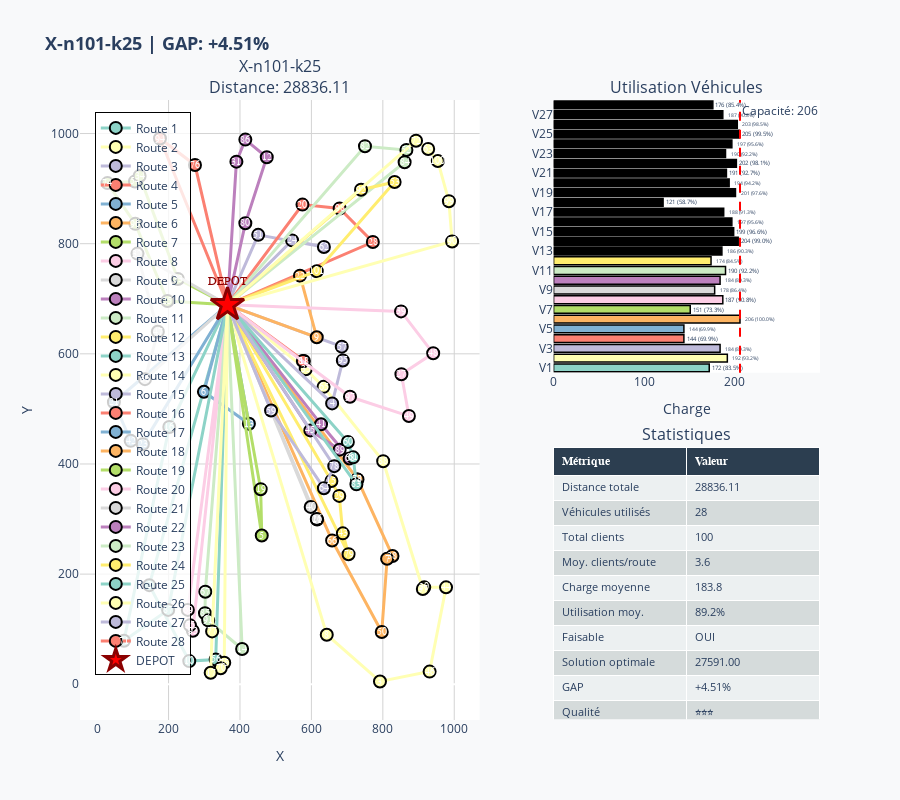

The notebook cell this image was saved under:
### Code cell
# Visualisation Plotly interactive avec NetworkX
if solution:
    plot_solution(solution, title=INSTANCE_NAME, optimal_cost=optimal_cost)

### Figure 1 — Plotly figure (JSON) as saved in the notebook; plotly's stock layout.template omitted (floating-point values rounded to 4 significant figures)
{"data": [{"hovertemplate": "<b>Route %{text}</b><br>X: %{x}<br>Y: %{y}<extra></extra>", "line": {"color": "rgb(141,211,199)", "width": 3}, "marker": {"color": "rgb(141,211,199)", "line": {"color": "black", "width": 2}, "size": 12}, "mode": "lines+markers", "name": "Route 1", "showlegend": true, "text": ["1", "1", "1", "1", "1"], "type": "scatter", "x": [365, 146, 258, 332, 365], "xaxis": "x", "y": [689, 180, 42, 45, 689], "yaxis": "y"}, {"hovertemplate": "<b>Route %{text}</b><br>X: %{x}<br>Y: %{y}<extra></extra>", "line": {"color": "rgb(255,255,179)", "width": 3}, "marker": {"color": "rgb(255,255,179)", "line": {"color": "black", "width": 2}, "size": 12}, "mode": "lines+markers", "name": "Route 2", "showlegend": true, "text": ["2", "2", "2", "2", "2", "2", "2", "2", "2", "2", "2"], "type": "scatter", "x": [365, 643, 792, 931, 977, 916, 912, 801, 634, 584, 365], "xaxis": "x", "y": [689, 90, 5, 23, 176, 176, 173, 405, 540, 572, 689], "yaxis": "y"}, {"hovertemplate": "<b>Route %{text}</b><br>X: %{x}<br>Y: %{y}<extra></extra>", "line": {"color": "rgb(190,186,218)", "width": 3}, "marker": {"color": "rgb(190,186,218)", "line": {"color": "black", "width": 2}, "size": 12}, "mode": "lines+markers", "name": "Route 3", "showlegend": true, "text": ["3", "3", "3", "3", "3"], "type": "scatter", "x": [365, 685, 688, 658, 365], "xaxis": "x", "y": [689, 613, 588, 510, 689], "yaxis": "y"}, {"hovertemplate": "<b>Route %{text}</b><br>X: %{x}<br>Y: %{y}<extra></extra>", "line": {"color": "rgb(251,128,114)", "width": 3}, "marker": {"color": "rgb(251,128,114)", "line": {"color": "black", "width": 2}, "size": 12}, "mode": "lines+markers", "name": "Route 4", "showlegend": true, "text": ["4", "4", "4", "4"], "type": "scatter", "x": [365, 579, 576, 365], "xaxis": "x", "y": [689, 587, 587, 689], "yaxis": "y"}, {"hovertemplate": "<b>Route %{text}</b><br>X: %{x}<br>Y: %{y}<extra></extra>", "line": {"color": "rgb(128,177,211)", "width": 3}, "marker": {"color": "rgb(128,177,211)", "line": {"color": "black", "width": 2}, "size": 12}, "mode": "lines+markers", "name": "Route 5", "showlegend": true, "text": ["5", "5", "5", "5"], "type": "scatter", "x": [365, 425, 299, 365], "xaxis": "x", "y": [689, 473, 531, 689], "yaxis": "y"}, {"hovertemplate": "<b>Route %{text}</b><br>X: %{x}<br>Y: %{y}<extra></extra>", "line": {"color": "rgb(253,180,98)", "width": 3}, "marker": {"color": "rgb(253,180,98)", "line": {"color": "black", "width": 2}, "size": 12}, "mode": "lines+markers", "name": "Route 6", "showlegend": true, "text": ["6", "6", "6", "6", "6", "6", "6", "6"], "type": "scatter", "x": [365, 728, 729, 827, 812, 797, 658, 365], "xaxis": "x", "y": [689, 372, 372, 233, 228, 95, 261, 689], "yaxis": "y"}, {"hovertemplate": "<b>Route %{text}</b><br>X: %{x}<br>Y: %{y}<extra></extra>", "line": {"color": "rgb(179,222,105)", "width": 3}, "marker": {"color": "rgb(179,222,105)", "line": {"color": "black", "width": 2}, "size": 12}, "mode": "lines+markers", "name": "Route 7", "showlegend": true, "text": ["7", "7", "7", "7"], "type": "scatter", "x": [365, 461, 458, 365], "xaxis": "x", "y": [689, 270, 354, 689], "yaxis": "y"}, {"hovertemplate": "<b>Route %{text}</b><br>X: %{x}<br>Y: %{y}<extra></extra>", "line": {"color": "rgb(252,205,229)", "width": 3}, "marker": {"color": "rgb(252,205,229)", "line": {"color": "black", "width": 2}, "size": 12}, "mode": "lines+markers", "name": "Route 8", "showlegend": true, "text": ["8", "8", "8", "8", "8"], "type": "scatter", "x": [365, 268, 260, 254, 365], "xaxis": "x", "y": [689, 97, 107, 135, 689], "yaxis": "y"}, {"hovertemplate": "<b>Route %{text}</b><br>X: %{x}<br>Y: %{y}<extra></extra>", "line": {"color": "rgb(217,217,217)", "width": 3}, "marker": {"color": "rgb(217,217,217)", "line": {"color": "black", "width": 2}, "size": 12}, "mode": "lines+markers", "name": "Route 9", "showlegend": true, "text": ["9", "9", "9", "9", "9"], "type": "scatter", "x": [365, 616, 615, 598, 365], "xaxis": "x", "y": [689, 299, 300, 322, 689], "yaxis": "y"}, {"hovertemplate": "<b>Route %{text}</b><br>X: %{x}<br>Y: %{y}<extra></extra>", "line": {"color": "rgb(188,128,189)", "width": 3}, "marker": {"color": "rgb(188,128,189)", "line": {"color": "black", "width": 2}, "size": 12}, "mode": "lines+markers", "name": "Route 10", "showlegend": true, "text": ["10", "10", "10", "10", "10", "10"], "type": "scatter", "x": [365, 415, 475, 415, 390, 365], "xaxis": "x", "y": [689, 837, 957, 989, 949, 689], "yaxis": "y"}, {"hovertemplate": "<b>Route %{text}</b><br>X: %{x}<br>Y: %{y}<extra></extra>", "line": {"color": "rgb(204,235,197)", "width": 3}, "marker": {"color": "rgb(204,235,197)", "line": {"color": "black", "width": 2}, "size": 12}, "mode": "lines+markers", "name": "Route 11", "showlegend": true, "text": ["11", "11", "11", "11", "11", "11"], "type": "scatter", "x": [365, 303, 302, 311, 406, 365], "xaxis": "x", "y": [689, 168, 129, 116, 64, 689], "yaxis": "y"}, {"hovertemplate": "<b>Route %{text}</b><br>X: %{x}<br>Y: %{y}<extra></extra>", "line": {"color": "rgb(255,237,111)", "width": 3}, "marker": {"color": "rgb(255,237,111)", "line": {"color": "black", "width": 2}, "size": 12}, "mode": "lines+markers", "name": "Route 12", "showlegend": true, "text": ["12", "12", "12", "12", "12", "12"], "type": "scatter", "x": [365, 656, 678, 688, 704, 365], "xaxis": "x", "y": [689, 369, 342, 274, 236, 689], "yaxis": "y"}, {"hovertemplate": "<b>Route %{text}</b><br>X: %{x}<br>Y: %{y}<extra></extra>", "line": {"color": "rgb(141,211,199)", "width": 3}, "marker": {"color": "rgb(141,211,199)", "line": {"color": "black", "width": 2}, "size": 12}, "mode": "lines+markers", "name": "Route 13", "showlegend": true, "text": ["13", "13", "13", "13", "13"], "type": "scatter", "x": [365, 202, 75, 199, 365], "xaxis": "x", "y": [689, 467, 79, 135, 689], "yaxis": "y"}, {"hovertemplate": "<b>Route %{text}</b><br>X: %{x}<br>Y: %{y}<extra></extra>", "line": {"color": "rgb(255,255,179)", "width": 3}, "marker": {"color": "rgb(255,255,179)", "line": {"color": "black", "width": 2}, "size": 12}, "mode": "lines+markers", "name": "Route 14", "showlegend": true, "text": ["14", "14", "14", "14", "14", "14"], "type": "scatter", "x": [365, 356, 346, 318, 322, 365], "xaxis": "x", "y": [689, 39, 29, 21, 96, 689], "yaxis": "y"}, {"hovertemplate": "<b>Route %{text}</b><br>X: %{x}<br>Y: %{y}<extra></extra>", "line": {"color": "rgb(190,186,218)", "width": 3}, "marker": {"color": "rgb(190,186,218)", "line": {"color": "black", "width": 2}, "size": 12}, "mode": "lines+markers", "name": "Route 15", "showlegend": true, "text": ["15", "15", "15", "15", "15"], "type": "scatter", "x": [365, 546, 635, 451, 365], "xaxis": "x", "y": [689, 806, 794, 816, 689], "yaxis": "y"}, {"hovertemplate": "<b>Route %{text}</b><br>X: %{x}<br>Y: %{y}<extra></extra>", "line": {"color": "rgb(251,128,114)", "width": 3}, "marker": {"color": "rgb(251,128,114)", "line": {"color": "black", "width": 2}, "size": 12}, "mode": "lines+markers", "name": "Route 16", "showlegend": true, "text": ["16", "16", "16", "16", "16"], "type": "scatter", "x": [365, 772, 679, 575, 365], "xaxis": "x", "y": [689, 803, 864, 871, 689], "yaxis": "y"}, {"hovertemplate": "<b>Route %{text}</b><br>X: %{x}<br>Y: %{y}<extra></extra>", "line": {"color": "rgb(128,177,211)", "width": 3}, "marker": {"color": "rgb(128,177,211)", "line": {"color": "black", "width": 2}, "size": 12}, "mode": "lines+markers", "name": "Route 17", "showlegend": true, "text": ["17", "17", "17", "17", "17"], "type": "scatter", "x": [365, 128, 94, 47, 365], "xaxis": "x", "y": [689, 436, 442, 512, 689], "yaxis": "y"}, {"hovertemplate": "<b>Route %{text}</b><br>X: %{x}<br>Y: %{y}<extra></extra>", "line": {"color": "rgb(253,180,98)", "width": 3}, "marker": {"color": "rgb(253,180,98)", "line": {"color": "black", "width": 2}, "size": 12}, "mode": "lines+markers", "name": "Route 18", "showlegend": true, "text": ["18", "18", "18", "18"], "type": "scatter", "x": [365, 615, 568, 365], "xaxis": "x", "y": [689, 630, 742, 689], "yaxis": "y"}, {"hovertemplate": "<b>Route %{text}</b><br>X: %{x}<br>Y: %{y}<extra></extra>", "line": {"color": "rgb(179,222,105)", "width": 3}, "marker": {"color": "rgb(179,222,105)", "line": {"color": "black", "width": 2}, "size": 12}, "mode": "lines+markers", "name": "Route 19", "showlegend": true, "text": ["19", "19", "19", "19", "19", "19", "19", "19"], "type": "scatter", "x": [365, 197, 107, 29, 106, 119, 226, 365], "xaxis": "x", "y": [689, 696, 836, 910, 913, 923, 736, 689], "yaxis": "y"}, {"hovertemplate": "<b>Route %{text}</b><br>X: %{x}<br>Y: %{y}<extra></extra>", "line": {"color": "rgb(252,205,229)", "width": 3}, "marker": {"color": "rgb(252,205,229)", "line": {"color": "black", "width": 2}, "size": 12}, "mode": "lines+markers", "name": "Route 20", "showlegend": true, "text": ["20", "20", "20", "20", "20", "20", "20"], "type": "scatter", "x": [365, 851, 941, 852, 873, 708, 365], "xaxis": "x", "y": [689, 677, 601, 563, 487, 522, 689], "yaxis": "y"}, {"hovertemplate": "<b>Route %{text}</b><br>X: %{x}<br>Y: %{y}<extra></extra>", "line": {"color": "rgb(217,217,217)", "width": 3}, "marker": {"color": "rgb(217,217,217)", "line": {"color": "black", "width": 2}, "size": 12}, "mode": "lines+markers", "name": "Route 21", "showlegend": true, "text": ["21", "21", "21", "21", "21"], "type": "scatter", "x": [365, 134, 170, 113, 365], "xaxis": "x", "y": [689, 554, 640, 782, 689], "yaxis": "y"}, {"hovertemplate": "<b>Route %{text}</b><br>X: %{x}<br>Y: %{y}<extra></extra>", "line": {"color": "rgb(188,128,189)", "width": 3}, "marker": {"color": "rgb(188,128,189)", "line": {"color": "black", "width": 2}, "size": 12}, "mode": "lines+markers", "name": "Route 22", "showlegend": true, "text": ["22", "22", "22", "22", "22", "22"], "type": "scatter", "x": [365, 597, 679, 707, 627, 365], "xaxis": "x", "y": [689, 461, 426, 410, 472, 689], "yaxis": "y"}, {"hovertemplate": "<b>Route %{text}</b><br>X: %{x}<br>Y: %{y}<extra></extra>", "line": {"color": "rgb(204,235,197)", "width": 3}, "marker": {"color": "rgb(204,235,197)", "line": {"color": "black", "width": 2}, "size": 12}, "mode": "lines+markers", "name": "Route 23", "showlegend": true, "text": ["23", "23", "23", "23", "23"], "type": "scatter", "x": [365, 750, 866, 861, 365], "xaxis": "x", "y": [689, 977, 970, 948, 689], "yaxis": "y"}, {"hovertemplate": "<b>Route %{text}</b><br>X: %{x}<br>Y: %{y}<extra></extra>", "line": {"color": "rgb(255,237,111)", "width": 3}, "marker": {"color": "rgb(255,237,111)", "line": {"color": "black", "width": 2}, "size": 12}, "mode": "lines+markers", "name": "Route 24", "showlegend": true, "text": ["24", "24", "24", "24", "24"], "type": "scatter", "x": [365, 615, 833, 739, 365], "xaxis": "x", "y": [689, 750, 912, 898, 689], "yaxis": "y"}, {"hovertemplate": "<b>Route %{text}</b><br>X: %{x}<br>Y: %{y}<extra></extra>", "line": {"color": "rgb(141,211,199)", "width": 3}, "marker": {"color": "rgb(141,211,199)", "line": {"color": "black", "width": 2}, "size": 12}, "mode": "lines+markers", "name": "Route 25", "showlegend": true, "text": ["25", "25", "25", "25", "25"], "type": "scatter", "x": [365, 702, 717, 726, 365], "xaxis": "x", "y": [689, 440, 412, 363, 689], "yaxis": "y"}, {"hovertemplate": "<b>Route %{text}</b><br>X: %{x}<br>Y: %{y}<extra></extra>", "line": {"color": "rgb(255,255,179)", "width": 3}, "marker": {"color": "rgb(255,255,179)", "line": {"color": "black", "width": 2}, "size": 12}, "mode": "lines+markers", "name": "Route 26", "showlegend": true, "text": ["26", "26", "26", "26", "26", "26", "26"], "type": "scatter", "x": [365, 893, 927, 954, 985, 994, 365], "xaxis": "x", "y": [689, 987, 972, 950, 877, 804, 689], "yaxis": "y"}, {"hovertemplate": "<b>Route %{text}</b><br>X: %{x}<br>Y: %{y}<extra></extra>", "line": {"color": "rgb(190,186,218)", "width": 3}, "marker": {"color": "rgb(190,186,218)", "line": {"color": "black", "width": 2}, "size": 12}, "mode": "lines+markers", "name": "Route 27", "showlegend": true, "text": ["27", "27", "27", "27", "27"], "type": "scatter", "x": [365, 664, 635, 487, 365], "xaxis": "x", "y": [689, 396, 356, 497, 689], "yaxis": "y"}, {"hovertemplate": "<b>Route %{text}</b><br>X: %{x}<br>Y: %{y}<extra></extra>", "line": {"color": "rgb(251,128,114)", "width": 3}, "marker": {"color": "rgb(251,128,114)", "line": {"color": "black", "width": 2}, "size": 12}, "mode": "lines+markers", "name": "Route 28", "showlegend": true, "text": ["28", "28", "28", "28"], "type": "scatter", "x": [365, 274, 176, 365], "xaxis": "x", "y": [689, 943, 991, 689], "yaxis": "y"}, {"hovertemplate": "<b>DEPOT</b><br>X: %{x}<br>Y: %{y}<extra></extra>", "marker": {"color": "red", "line": {"color": "darkred", "width": 3}, "size": 25, "symbol": "star"}, "mode": "markers+text", "name": "DEPOT", "showlegend": true, "text": ["DEPOT"], "textfont": {"color": "darkred", "family": "Arial Black", "size": 12}, "textposition": "top center", "type": "scatter", "x": [365], "xaxis": "x", "y": [689], "yaxis": "y"}, {"hovertemplate": "<b>%{y}</b><br>Charge: %{x}<extra></extra>", "marker": {"color": ["rgb(141,211,199)", "rgb(255,255,179)", "rgb(190,186,218)", "rgb(251,128,114)", "rgb(128,177,211)", "rgb(253,180,98)", "rgb(179,222,105)", "rgb(252,205,229)", "rgb(217,217,217)", "rgb(188,128,189)", "rgb(204,235,197)", "rgb(255,237,111)"], "line": {"color": "black", "width": 1.5}}, "orientation": "h", "showlegend": false, "text": ["172 (83.5%)", "192 (93.2%)", "184 (89.3%)", "144 (69.9%)", "144 (69.9%)", "206 (100.0%)", "151 (73.3%)", "187 (90.8%)", "178 (86.4%)", "184 (89.3%)", "190 (92.2%)", "174 (84.5%)", "186 (90.3%)", "204 (99.0%)", "199 (96.6%)", "197 (95.6%)", "188 (91.3%)", "121 (58.7%)", "201 (97.6%)", "194 (94.2%)", "191 (92.7%)", "202 (98.1%)", "190 (92.2%)", "197 (95.6%)", "205 (99.5%)", "203 (98.5%)", "187 (90.8%)", "176 (85.4%)"], "textposition": "outside", "type": "bar", "x": [172, 192, 184, 144, 144, 206, 151, 187, 178, 184, 190, 174, 186, 204, 199, 197, 188, 121, 201, 194, 191, 202, 190, 197, 205, 203, 187, 176], "xaxis": "x2", "y": ["V1", "V2", "V3", "V4", "V5", "V6", "V7", "V8", "V9", "V10", "V11", "V12", "V13", "V14", "V15", "V16", "V17", "V18", "V19", "V20", "V21", "V22", "V23", "V24", "V25", "V26", "V27", "V28"], "yaxis": "y2"}, {"cells": {"align": "left", "fill": {"color": [["#ecf0f1", "#d5dbdb", "#ecf0f1", "#d5dbdb", "#ecf0f1", "#d5dbdb", "#ecf0f1", "#d5dbdb", "#ecf0f1", "#d5dbdb", "#ecf0f1", "#d5dbdb"]]}, "font": {"size": 11}, "height": 25, "values": [["Distance totale", "Véhicules utilisés", "Total clients", "Moy. clients/route", "Charge moyenne", "Utilisation moy.", "Faisable", "Solution optimale", "GAP", "Qualité"], ["28836.11", "28", "100", "3.6", "183.8", "89.2%", "OUI", "27591.00", "+4.51%", "⭐⭐⭐"]]}, "domain": {"x": [0.64, 1], "y": [0, 0.44]}, "header": {"align": "left", "fill": {"color": "#2c3e50"}, "font": {"color": "white", "family": "Arial Black", "size": 12}, "values": ["<b>Métrique</b>", "<b>Valeur</b>"]}, "type": "table"}], "layout": {"annotations": [{"font": {"size": 16}, "showarrow": false, "text": "X-n101-k25<br>Distance: 28836.11", "x": 0.27, "xanchor": "center", "xref": "paper", "y": 1, "yanchor": "bottom", "yref": "paper"}, {"font": {"size": 16}, "showarrow": false, "text": "Utilisation Véhicules", "x": 0.82, "xanchor": "center", "xref": "paper", "y": 1, "yanchor": "bottom", "yref": "paper"}, {"font": {"size": 16}, "showarrow": false, "text": "Statistiques", "x": 0.82, "xanchor": "center", "xref": "paper", "y": 0.44, "yanchor": "bottom", "yref": "paper"}, {"font": {"color": "white", "family": "Arial Black", "size": 10}, "showarrow": false, "text": "2", "x": 146, "xref": "x", "y": 180, "yref": "y"}, {"font": {"color": "white", "family": "Arial Black", "size": 10}, "showarrow": false, "text": "10", "x": 258, "xref": "x", "y": 42, "yref": "y"}, {"font": {"color": "white", "family": "Arial Black", "size": 10}, "showarrow": false, "text": "56", "x": 332, "xref": "x", "y": 45, "yref": "y"}, {"font": {"color": "white", "family": "Arial Black", "size": 10}, "showarrow": false, "text": "8", "x": 643, "xref": "x", "y": 90, "yref": "y"}, {"font": {"color": "white", "family": "Arial Black", "size": 10}, "showarrow": false, "text": "3", "x": 792, "xref": "x", "y": 5, "yref": "y"}, {"font": {"color": "white", "family": "Arial Black", "size": 10}, "showarrow": false, "text": "46", "x": 931, "xref": "x", "y": 23, "yref": "y"}, {"font": {"color": "white", "family": "Arial Black", "size": 10}, "showarrow": false, "text": "44", "x": 977, "xref": "x", "y": 176, "yref": "y"}, {"font": {"color": "white", "family": "Arial Black", "size": 10}, "showarrow": false, "text": "30", "x": 916, "xref": "x", "y": 176, "yref": "y"}, {"font": {"color": "white", "family": "Arial Black", "size": 10}, "showarrow": false, "text": "37", "x": 912, "xref": "x", "y": 173, "yref": "y"}, {"font": {"color": "white", "family": "Arial Black", "size": 10}, "showarrow": false, "text": "88", "x": 801, "xref": "x", "y": 405, "yref": "y"}, {"font": {"color": "white", "family": "Arial Black", "size": 10}, "showarrow": false, "text": "65", "x": 634, "xref": "x", "y": 540, "yref": "y"}, {"font": {"color": "white", "family": "Arial Black", "size": 10}, "showarrow": false, "text": "35", "x": 584, "xref": "x", "y": 572, "yref": "y"}, {"font": {"color": "white", "family": "Arial Black", "size": 10}, "showarrow": false, "text": "57", "x": 685, "xref": "x", "y": 613, "yref": "y"}, {"font": {"color": "white", "family": "Arial Black", "size": 10}, "showarrow": false, "text": "95", "x": 688, "xref": "x", "y": 588, "yref": "y"}, {"font": {"color": "white", "family": "Arial Black", "size": 10}, "showarrow": false, "text": "4", "x": 658, "xref": "x", "y": 510, "yref": "y"}, {"font": {"color": "white", "family": "Arial Black", "size": 10}, "showarrow": false, "text": "18", "x": 579, "xref": "x", "y": 587, "yref": "y"}, {"font": {"color": "white", "family": "Arial Black", "size": 10}, "showarrow": false, "text": "81", "x": 576, "xref": "x", "y": 587, "yref": "y"}, {"font": {"color": "white", "family": "Arial Black", "size": 10}, "showarrow": false, "text": "13", "x": 425, "xref": "x", "y": 473, "yref": "y"}, {"font": {"color": "white", "family": "Arial Black", "size": 10}, "showarrow": false, "text": "6", "x": 299, "xref": "x", "y": 531, "yref": "y"}, {"font": {"color": "white", "family": "Arial Black", "size": 10}, "showarrow": false, "text": "58", "x": 728, "xref": "x", "y": 372, "yref": "y"}, {"font": {"color": "white", "family": "Arial Black", "size": 10}, "showarrow": false, "text": "73", "x": 729, "xref": "x", "y": 372, "yref": "y"}, {"font": {"color": "white", "family": "Arial Black", "size": 10}, "showarrow": false, "text": "38", "x": 827, "xref": "x", "y": 233, "yref": "y"}, {"font": {"color": "white", "family": "Arial Black", "size": 10}, "showarrow": false, "text": "7", "x": 812, "xref": "x", "y": 228, "yref": "y"}, {"font": {"color": "white", "family": "Arial Black", "size": 10}, "showarrow": false, "text": "50", "x": 797, "xref": "x", "y": 95, "yref": "y"}, {"font": {"color": "white", "family": "Arial Black", "size": 10}, "showarrow": false, "text": "66", "x": 658, "xref": "x", "y": 261, "yref": "y"}, {"font": {"color": "white", "family": "Arial Black", "size": 10}, "showarrow": false, "text": "5", "x": 461, "xref": "x", "y": 270, "yref": "y"}, {"font": {"color": "white", "family": "Arial Black", "size": 10}, "showarrow": false, "text": "19", "x": 458, "xref": "x", "y": 354, "yref": "y"}, {"font": {"color": "white", "family": "Arial Black", "size": 10}, "showarrow": false, "text": "93", "x": 268, "xref": "x", "y": 97, "yref": "y"}, {"font": {"color": "white", "family": "Arial Black", "size": 10}, "showarrow": false, "text": "55", "x": 260, "xref": "x", "y": 107, "yref": "y"}, {"font": {"color": "white", "family": "Arial Black", "size": 10}, "showarrow": false, "text": "69", "x": 254, "xref": "x", "y": 135, "yref": "y"}, {"font": {"color": "white", "family": "Arial Black", "size": 10}, "showarrow": false, "text": "11", "x": 616, "xref": "x", "y": 299, "yref": "y"}, {"font": {"color": "white", "family": "Arial Black", "size": 10}, "showarrow": false, "text": "26", "x": 615, "xref": "x", "y": 300, "yref": "y"}, {"font": {"color": "white", "family": "Arial Black", "size": 10}, "showarrow": false, "text": "40", "x": 598, "xref": "x", "y": 322, "yref": "y"}, {"font": {"color": "white", "family": "Arial Black", "size": 10}, "showarrow": false, "text": "80", "x": 415, "xref": "x", "y": 837, "yref": "y"}, {"font": {"color": "white", "family": "Arial Black", "size": 10}, "showarrow": false, "text": "12", "x": 475, "xref": "x", "y": 957, "yref": "y"}, {"font": {"color": "white", "family": "Arial Black", "size": 10}, "showarrow": false, "text": "86", "x": 415, "xref": "x", "y": 989, "yref": "y"}, {"font": {"color": "white", "family": "Arial Black", "size": 10}, "showarrow": false, "text": "31", "x": 390, "xref": "x", "y": 949, "yref": "y"}, {"font": {"color": "white", "family": "Arial Black", "size": 10}, "showarrow": false, "text": "67", "x": 303, "xref": "x", "y": 168, "yref": "y"}, {"font": {"color": "white", "family": "Arial Black", "size": 10}, "showarrow": false, "text": "85", "x": 302, "xref": "x", "y": 129, "yref": "y"}, {"font": {"color": "white", "family": "Arial Black", "size": 10}, "showarrow": false, "text": "91", "x": 311, "xref": "x", "y": 116, "yref": "y"}, {"font": {"color": "white", "family": "Arial Black", "size": 10}, "showarrow": false, "text": "14", "x": 406, "xref": "x", "y": 64, "yref": "y"}, {"font": {"color": "white", "family": "Arial Black", "size": 10}, "showarrow": false, "text": "15", "x": 656, "xref": "x", "y": 369, "yref": "y"}, {"font": {"color": "white", "family": "Arial Black", "size": 10}, "showarrow": false, "text": "29", "x": 678, "xref": "x", "y": 342, "yref": "y"}, {"font": {"color": "white", "family": "Arial Black", "size": 10}, "showarrow": false, "text": "43", "x": 688, "xref": "x", "y": 274, "yref": "y"}, {"font": {"color": "white", "family": "Arial Black", "size": 10}, "showarrow": false, "text": "79", "x": 704, "xref": "x", "y": 236, "yref": "y"}, {"font": {"color": "white", "family": "Arial Black", "size": 10}, "showarrow": false, "text": "16", "x": 202, "xref": "x", "y": 467, "yref": "y"}, {"font": {"color": "white", "family": "Arial Black", "size": 10}, "showarrow": false, "text": "71", "x": 75, "xref": "x", "y": 79, "yref": "y"}, {"font": {"color": "white", "family": "Arial Black", "size": 10}, "showarrow": false, "text": "87", "x": 199, "xref": "x", "y": 135, "yref": "y"}, {"font": {"color": "white", "family": "Arial Black", "size": 10}, "showarrow": false, "text": "75", "x": 356, "xref": "x", "y": 39, "yref": "y"}, {"font": {"color": "white", "family": "Arial Black", "size": 10}, "showarrow": false, "text": "70", "x": 346, "xref": "x", "y": 29, "yref": "y"}, {"font": {"color": "white", "family": "Arial Black", "size": 10}, "showarrow": false, "text": "17", "x": 318, "xref": "x", "y": 21, "yref": "y"}, {"font": {"color": "white", "family": "Arial Black", "size": 10}, "showarrow": false, "text": "77", "x": 322, "xref": "x", "y": 96, "yref": "y"}, {"font": {"color": "white", "family": "Arial Black", "size": 10}, "showarrow": false, "text": "24", "x": 546, "xref": "x", "y": 806, "yref": "y"}, {"font": {"color": "white", "family": "Arial Black", "size": 10}, "showarrow": false, "text": "62", "x": 635, "xref": "x", "y": 794, "yref": "y"}, {"font": {"color": "white", "family": "Arial Black", "size": 10}, "showarrow": false, "text": "51", "x": 451, "xref": "x", "y": 816, "yref": "y"}, {"font": {"color": "white", "family": "Arial Black", "size": 10}, "showarrow": false, "text": "28", "x": 772, "xref": "x", "y": 803, "yref": "y"}, {"font": {"color": "white", "family": "Arial Black", "size": 10}, "showarrow": false, "text": "98", "x": 679, "xref": "x", "y": 864, "yref": "y"}, {"font": {"color": "white", "family": "Arial Black", "size": 10}, "showarrow": false, "text": "20", "x": 575, "xref": "x", "y": 871, "yref": "y"}, {"font": {"color": "white", "family": "Arial Black", "size": 10}, "showarrow": false, "text": "23", "x": 128, "xref": "x", "y": 436, "yref": "y"}, {"font": {"color": "white", "family": "Arial Black", "size": 10}, "showarrow": false, "text": "42", "x": 94, "xref": "x", "y": 442, "yref": "y"}, {"font": {"color": "white", "family": "Arial Black", "size": 10}, "showarrow": false, "text": "21", "x": 47, "xref": "x", "y": 512, "yref": "y"}, {"font": {"color": "white", "family": "Arial Black", "size": 10}, "showarrow": false, "text": "9", "x": 615, "xref": "x", "y": 630, "yref": "y"}, {"font": {"color": "white", "family": "Arial Black", "size": 10}, "showarrow": false, "text": "22", "x": 568, "xref": "x", "y": 742, "yref": "y"}, {"font": {"color": "white", "family": "Arial Black", "size": 10}, "showarrow": false, "text": "25", "x": 197, "xref": "x", "y": 696, "yref": "y"}, {"font": {"color": "white", "family": "Arial Black", "size": 10}, "showarrow": false, "text": "96", "x": 107, "xref": "x", "y": 836, "yref": "y"}, {"font": {"color": "white", "family": "Arial Black", "size": 10}, "showarrow": false, "text": "74", "x": 29, "xref": "x", "y": 910, "yref": "y"}, {"font": {"color": "white", "family": "Arial Black", "size": 10}, "showarrow": false, "text": "54", "x": 106, "xref": "x", "y": 913, "yref": "y"}, {"font": {"color": "white", "family": "Arial Black", "size": 10}, "showarrow": false, "text": "34", "x": 119, "xref": "x", "y": 923, "yref": "y"}, {"font": {"color": "white", "family": "Arial Black", "size": 10}, "showarrow": false, "text": "33", "x": 226, "xref": "x", "y": 736, "yref": "y"}, {"font": {"color": "white", "family": "Arial Black", "size": 10}, "showarrow": false, "text": "39", "x": 851, "xref": "x", "y": 677, "yref": "y"}, {"font": {"color": "white", "family": "Arial Black", "size": 10}, "showarrow": false, "text": "48", "x": 941, "xref": "x", "y": 601, "yref": "y"}, {"font": {"color": "white", "family": "Arial Black", "size": 10}, "showarrow": false, "text": "27", "x": 852, "xref": "x", "y": 563, "yref": "y"}, {"font": {"color": "white", "family": "Arial Black", "size": 10}, "showarrow": false, "text": "49", "x": 873, "xref": "x", "y": 487, "yref": "y"}, {"font": {"color": "white", "family": "Arial Black", "size": 10}, "showarrow": false, "text": "97", "x": 708, "xref": "x", "y": 522, "yref": "y"}, {"font": {"color": "white", "family": "Arial Black", "size": 10}, "showarrow": false, "text": "36", "x": 134, "xref": "x", "y": 554, "yref": "y"}, {"font": {"color": "white", "family": "Arial Black", "size": 10}, "showarrow": false, "text": "47", "x": 170, "xref": "x", "y": 640, "yref": "y"}, {"font": {"color": "white", "family": "Arial Black", "size": 10}, "showarrow": false, "text": "32", "x": 113, "xref": "x", "y": 782, "yref": "y"}, {"font": {"color": "white", "family": "Arial Black", "size": 10}, "showarrow": false, "text": "45", "x": 597, "xref": "x", "y": 461, "yref": "y"}, {"font": {"color": "white", "family": "Arial Black", "size": 10}, "showarrow": false, "text": "89", "x": 679, "xref": "x", "y": 426, "yref": "y"}, {"font": {"color": "white", "family": "Arial Black", "size": 10}, "showarrow": false, "text": "68", "x": 707, "xref": "x", "y": 410, "yref": "y"}, {"font": {"color": "white", "family": "Arial Black", "size": 10}, "showarrow": false, "text": "41", "x": 627, "xref": "x", "y": 472, "yref": "y"}, {"font": {"color": "white", "family": "Arial Black", "size": 10}, "showarrow": false, "text": "82", "x": 750, "xref": "x", "y": 977, "yref": "y"}, {"font": {"color": "white", "family": "Arial Black", "size": 10}, "showarrow": false, "text": "52", "x": 866, "xref": "x", "y": 970, "yref": "y"}, {"font": {"color": "white", "family": "Arial Black", "size": 10}, "showarrow": false, "text": "84", "x": 861, "xref": "x", "y": 948, "yref": "y"}, {"font": {"color": "white", "family": "Arial Black", "size": 10}, "showarrow": false, "text": "101", "x": 615, "xref": "x", "y": 750, "yref": "y"}, {"font": {"color": "white", "family": "Arial Black", "size": 10}, "showarrow": false, "text": "53", "x": 833, "xref": "x", "y": 912, "yref": "y"}, {"font": {"color": "white", "family": "Arial Black", "size": 10}, "showarrow": false, "text": "92", "x": 739, "xref": "x", "y": 898, "yref": "y"}, {"font": {"color": "white", "family": "Arial Black", "size": 10}, "showarrow": false, "text": "60", "x": 702, "xref": "x", "y": 440, "yref": "y"}, {"font": {"color": "white", "family": "Arial Black", "size": 10}, "showarrow": false, "text": "61", "x": 717, "xref": "x", "y": 412, "yref": "y"}, {"font": {"color": "white", "family": "Arial Black", "size": 10}, "showarrow": false, "text": "83", "x": 726, "xref": "x", "y": 363, "yref": "y"}, {"font": {"color": "white", "family": "Arial Black", "size": 10}, "showarrow": false, "text": "72", "x": 893, "xref": "x", "y": 987, "yref": "y"}, {"font": {"color": "white", "family": "Arial Black", "size": 10}, "showarrow": false, "text": "63", "x": 927, "xref": "x", "y": 972, "yref": "y"}, {"font": {"color": "white", "family": "Arial Black", "size": 10}, "showarrow": false, "text": "100", "x": 954, "xref": "x", "y": 950, "yref": "y"}, {"font": {"color": "white", "family": "Arial Black", "size": 10}, "showarrow": false, "text": "99", "x": 985, "xref": "x", "y": 877, "yref": "y"}, {"font": {"color": "white", "family": "Arial Black", "size": 10}, "showarrow": false, "text": "90", "x": 994, "xref": "x", "y": 804, "yref": "y"}, {"font": {"color": "white", "family": "Arial Black", "size": 10}, "showarrow": false, "text": "78", "x": 664, "xref": "x", "y": 396, "yref": "y"}, {"font": {"color": "white", "family": "Arial Black", "size": 10}, "showarrow": false, "text": "64", "x": 635, "xref": "x", "y": 356, "yref": "y"}, {"font": {"color": "white", "family": "Arial Black", "size": 10}, "showarrow": false, "text": "59", "x": 487, "xref": "x", "y": 497, "yref": "y"}, {"font": {"color": "white", "family": "Arial Black", "size": 10}, "showarrow": false, "text": "76", "x": 274, "xref": "x", "y": 943, "yref": "y"}, {"font": {"color": "white", "family": "Arial Black", "size": 10}, "showarrow": false, "text": "94", "x": 176, "xref": "x", "y": 991, "yref": "y"}, {"showarrow": false, "text": "Capacité: 206", "x": 206, "xanchor": "left", "xref": "x2", "y": 1, "yanchor": "top", "yref": "y2 domain"}], "height": 800, "legend": {"bgcolor": "rgba(255,255,255,0.8)", "bordercolor": "black", "borderwidth": 1, "x": 0.02, "y": 0.98}, "paper_bgcolor": "#f8f9fa", "plot_bgcolor": "white", "shapes": [{"line": {"color": "red", "dash": "dash", "width": 2}, "type": "line", "x0": 206, "x1": 206, "xref": "x2", "y0": 0, "y1": 1, "yref": "y2 domain"}], "showlegend": true, "title": {"font": {"size": 18}, "text": "<b>X-n101-k25 | GAP: +4.51%</b>"}, "xaxis": {"anchor": "y", "domain": [0, 0.54], "gridcolor": "lightgray", "showgrid": true, "title": {"text": "X"}}, "xaxis2": {"anchor": "y2", "domain": [0.64, 1], "title": {"text": "Charge"}}, "yaxis": {"anchor": "x", "domain": [0, 1], "gridcolor": "lightgray", "showgrid": true, "title": {"text": "Y"}}, "yaxis2": {"anchor": "x2", "domain": [0.56, 1]}}}
